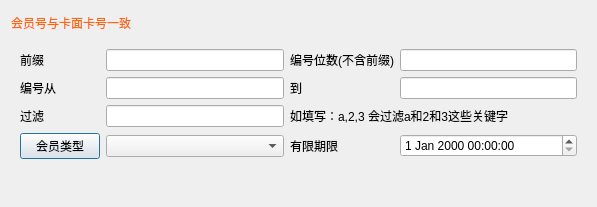
<?xml version="1.0" encoding="UTF-8"?>
<ui version="4.0">
 <class>w_m_member_news_Dialog</class>
 <widget class="QDialog" name="w_m_member_news_Dialog">
  <property name="geometry">
   <rect>
    <x>0</x>
    <y>0</y>
    <width>597</width>
    <height>207</height>
   </rect>
  </property>
  <property name="windowTitle">
   <string>Dialog</string>
  </property>
  <layout class="QVBoxLayout" name="verticalLayout">
   <item>
    <widget class="QLabel" name="label_9">
     <property name="styleSheet">
      <string notr="true">color:#ff650b;</string>
     </property>
     <property name="text">
      <string>会员号与卡面卡号一致</string>
     </property>
    </widget>
   </item>
   <item>
    <widget class="QFrame" name="frame">
     <layout class="QGridLayout" name="gridLayout">
      <item row="3" column="2">
       <widget class="QLabel" name="label_8">
        <property name="text">
         <string>有限期限</string>
        </property>
       </widget>
      </item>
      <item row="3" column="0">
       <widget class="pushbutton_underline" name="pushButton_type">
        <property name="text">
         <string>会员类型</string>
        </property>
       </widget>
      </item>
      <item row="3" column="1">
       <widget class="lds_ComboBox" name="comboBox_ch_typeno"/>
      </item>
      <item row="1" column="1">
       <widget class="QLineEdit" name="lineEdit_code_begin"/>
      </item>
      <item row="1" column="0">
       <widget class="QLabel" name="label_2">
        <property name="text">
         <string>编号从</string>
        </property>
       </widget>
      </item>
      <item row="2" column="1">
       <widget class="QLineEdit" name="lineEdit_vch_filter"/>
      </item>
      <item row="0" column="1">
       <widget class="QLineEdit" name="lineEdit_code_start"/>
      </item>
      <item row="0" column="0">
       <widget class="QLabel" name="label">
        <property name="text">
         <string>前缀</string>
        </property>
       </widget>
      </item>
      <item row="0" column="3">
       <widget class="QLineEdit" name="lineEdit_code_limit"/>
      </item>
      <item row="3" column="3">
       <widget class="lds_datetimeEdit" name="dateTimeEdit_dt_limit"/>
      </item>
      <item row="1" column="3">
       <widget class="QLineEdit" name="lineEdit_code_end"/>
      </item>
      <item row="2" column="2" colspan="2">
       <widget class="QLabel" name="label_11">
        <property name="text">
         <string>如填写：a,2,3 会过滤a和2和3这些关键字</string>
        </property>
        <property name="wordWrap">
         <bool>true</bool>
        </property>
       </widget>
      </item>
      <item row="0" column="2">
       <widget class="QLabel" name="label_4">
        <property name="text">
         <string>编号位数(不含前缀)</string>
        </property>
        <property name="alignment">
         <set>Qt::AlignRight|Qt::AlignTrailing|Qt::AlignVCenter</set>
        </property>
       </widget>
      </item>
      <item row="2" column="0">
       <widget class="QLabel" name="label_10">
        <property name="text">
         <string>过滤</string>
        </property>
       </widget>
      </item>
      <item row="1" column="2">
       <widget class="QLabel" name="label_3">
        <property name="text">
         <string>到</string>
        </property>
       </widget>
      </item>
     </layout>
    </widget>
   </item>
   <item>
    <widget class="lds_toolbar" name="widget"/>
   </item>
  </layout>
 </widget>
 <customwidgets>
  <customwidget>
   <class>lds_ComboBox</class>
   <extends>QComboBox</extends>
   <header>lds_combobox.h</header>
  </customwidget>
  <customwidget>
   <class>lds_toolbar</class>
   <extends>QFrame</extends>
   <header>lds_toolbar.h</header>
   <container>1</container>
  </customwidget>
  <customwidget>
   <class>lds_datetimeEdit</class>
   <extends>QDateTimeEdit</extends>
   <header>lds_datetimeedit.h</header>
  </customwidget>
  <customwidget>
   <class>pushbutton_underline</class>
   <extends>QPushButton</extends>
   <header>pushbutton_underline.h</header>
  </customwidget>
 </customwidgets>
 <resources/>
 <connections/>
</ui>
